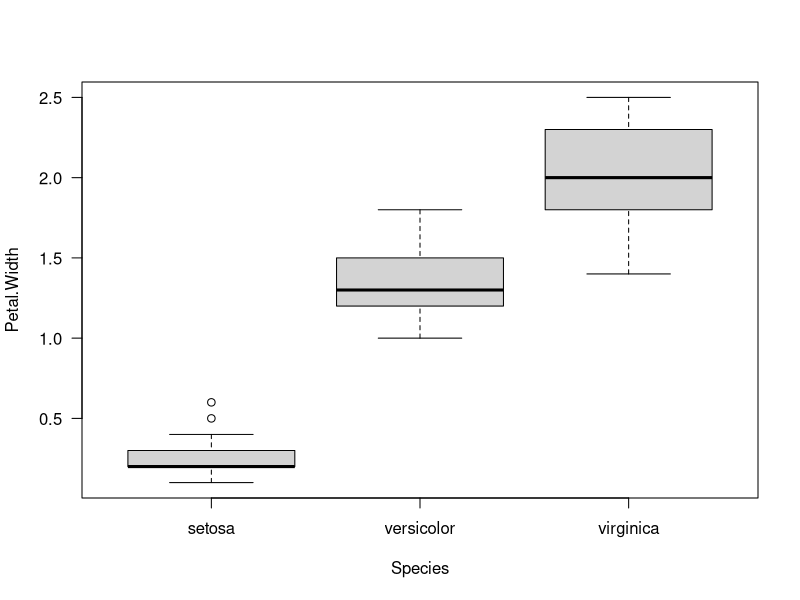
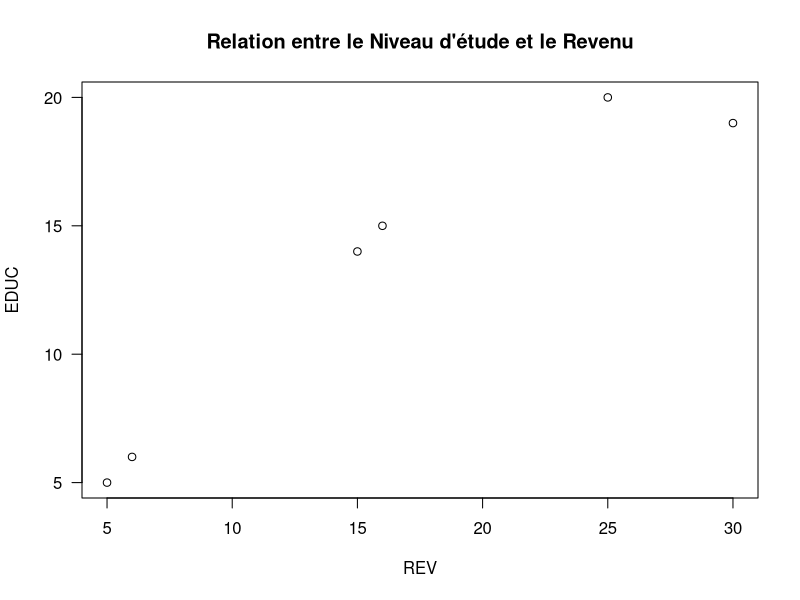
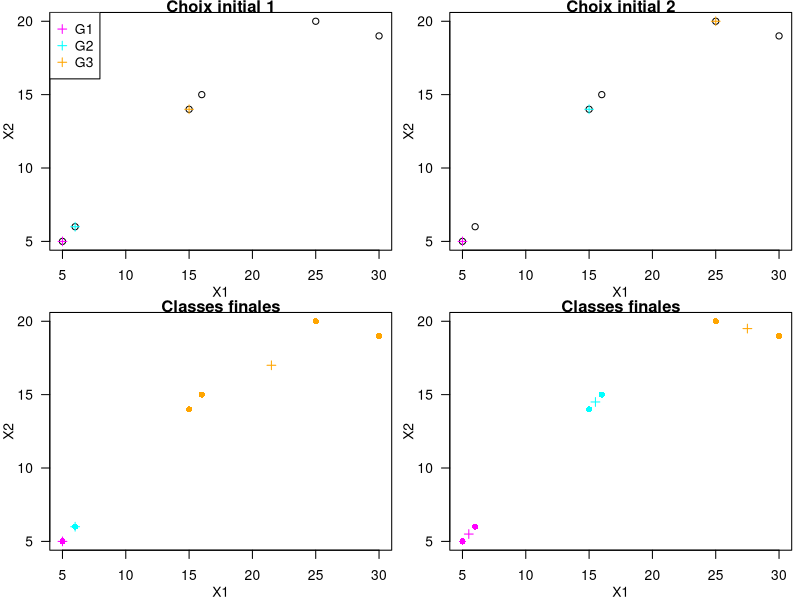
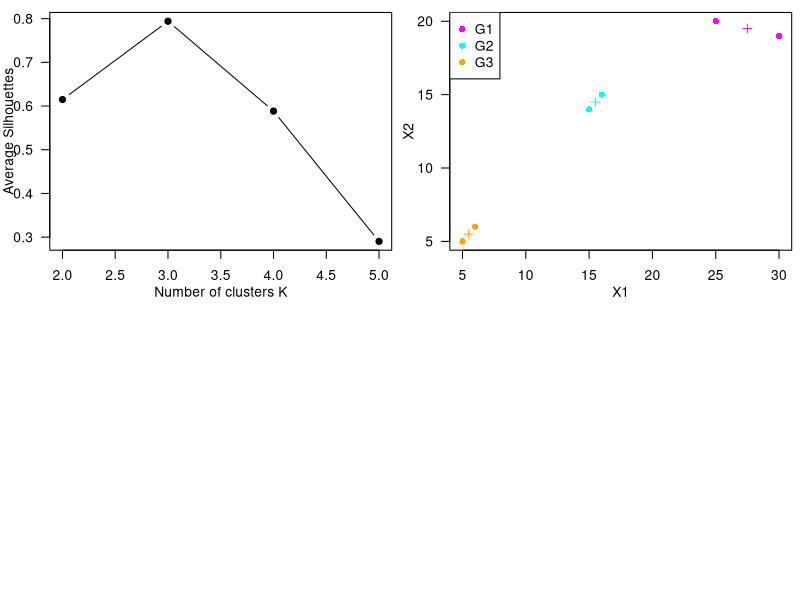
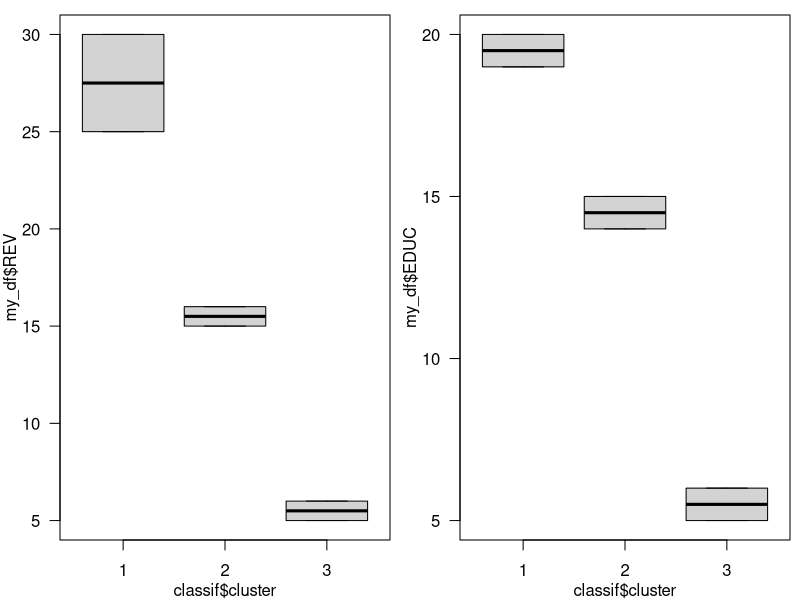
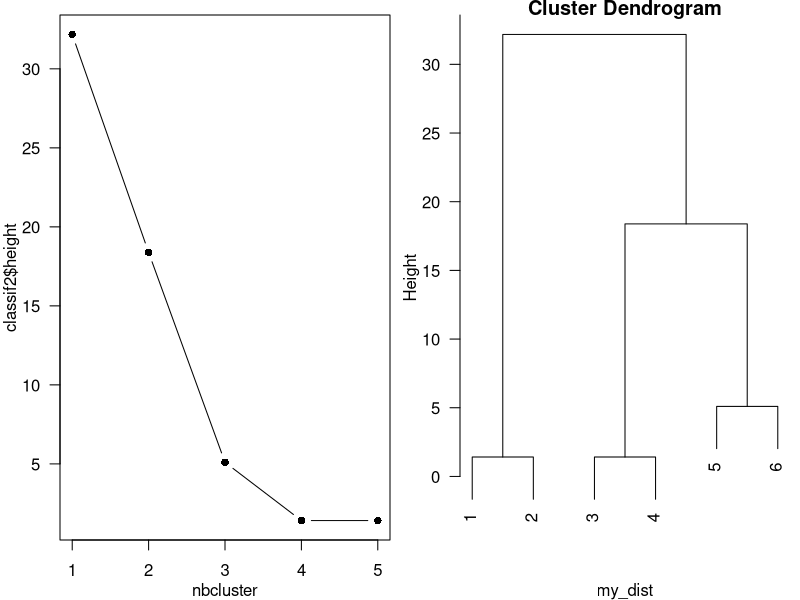
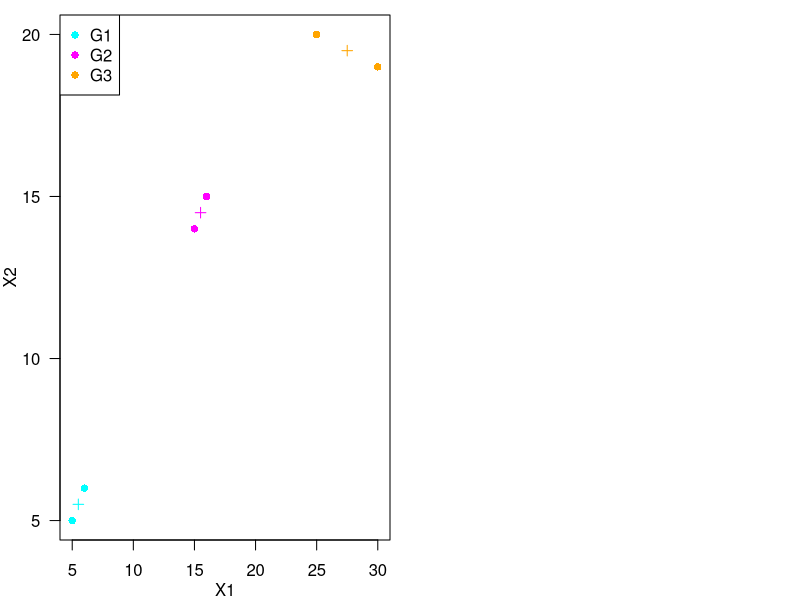

Recreate these plots in R, in order.
## ---- chunk 1
knitr::opts_chunk$set(fig.pos = 'H')
## ---- chunk 2
head(iris)
## ---- chunk 3
n_gr <- tapply(X = iris$Petal.Width, INDEX = iris$Species, FUN = length)
moy_gr <- tapply(X = iris$Petal.Width, INDEX = iris$Species, FUN = mean)
var_gr <- tapply(X = iris$Petal.Width, INDEX = iris$Species, FUN = var)
## ---- chunk 4
kableExtra::kbl(data.frame(effectifs = n_gr, moyenne = moy_gr, 
                           variance = var_gr))
## ---- chunk 5
par(las = 1)
boxplot(Petal.Width ~ Species, data = iris)
## ---- chunk 6
n <- nrow(iris)
var_inter <- sum(n_gr * (moy_gr - mean(iris$Petal.Width)) ^ 2) / n
var_inter
## ---- chunk 7
n <- nrow(iris)
var_intra <- sum((n_gr - 1) * var_gr) / n
var_intra
## ---- chunk 8
var_inter + var_intra
var(iris$Petal.Width) * (n - 1) / n
## ---- chunk 9
var_inter / (var_inter + var_intra)
## ---- chunk 10
anova(lm(Petal.Width ~ Species, data = iris))
## ---- chunk 11
my_df <- data.frame(
  REV = c(5, 6, 15, 16, 25, 30),
  EDUC = c(5, 6, 14, 15, 20, 19)
)
my_df
## ---- chunk 12
plot(my_df$REV, my_df$EDUC, main = "Relation entre le Niveau d'étude et le Revenu",
     xlab = "REV", ylab = "EDUC")
## ---- chunk 13
par(las = 1, mfrow = c(2, 2), mar = c(3, 3, 0.75, 0.5), mgp = c(2., 1, 0))
# at the beginning
# choix 1
plot(my_df$REV, my_df$EDUC, main = "Choix initial 1", xlab = "X1", ylab = "X2")
points(my_df$REV[1:3], my_df$EDUC[1:3], col = c("magenta", "cyan", "orange"),
       pch = 3)
legend("topleft", legend = paste0("G", 1:3), pch = 3,
       col = c("magenta", "cyan", "orange"))
# choix 2
plot(my_df$REV, my_df$EDUC, main = "Choix initial 2", xlab = "X1", ylab = "X2")  
points(my_df$REV[c(1, 3, 5)], my_df$EDUC[c(1, 3, 5)], 
       col = c("magenta", "cyan", "orange"),
       pch = 3)
# at the end
# choix 1
plot(my_df$REV, my_df$EDUC, col = c("magenta", "cyan", rep("orange", 4)), 
     pch = 16, xlab = "X1", ylab = "X2", main = "Classes finales") 
points(my_df$REV[1:2], my_df$EDUC[1:2], col = c("magenta", "cyan"), pch = 3)
points(mean(my_df$REV[3:6]), mean(my_df$EDUC[3:6]), col = "orange", pch = 3)
# choix 2
plot(my_df$REV, my_df$EDUC, col = rep(c("magenta", "cyan", "orange"), each = 2), 
     pch = 16, xlab = "X1", ylab = "X2", main = "Classes finales") 
points(mean(my_df$REV[1:2]), mean(my_df$EDUC[1:2]), col = "magenta", pch = 3)
points(mean(my_df$REV[3:4]), mean(my_df$EDUC[3:4]), col = "cyan", pch = 3)
points(mean(my_df$REV[5:6]), mean(my_df$EDUC[5:6]), col = "orange", pch = 3)
## ---- chunk 14
library(cluster) 
avgsil = function(k) {
    km.res = kmeans(my_df, centers = k, nstart = 100)
    ss = silhouette(km.res$cluster, dist(my_df))
    mean(ss[, 3])
}
k.values <- 2:5
avgsilvalues <- sapply(k.values, avgsil)
plot(k.values, avgsilvalues, type = "b", pch = 19,
     xlab = "Number of clusters K", ylab = "Average Silhouettes")
## ---- chunk 15
classif <- kmeans(my_df, 3, nstart = 10)
names(classif)
## ---- chunk 16
classif$cluster
## ---- chunk 17
classif$centers
## ---- chunk 18
classif$size
## ---- chunk 19
classif$betweenss
## ---- chunk 20
classif$totss
## ---- chunk 21
classif$tot.withinss 
## ---- chunk 22
classif$withinss 
## ---- chunk 23
R2 <- classif$betweenss/classif$totss
R2
## ---- chunk 24
my_col <- c("magenta", "cyan", "orange")
par(las = 1,  mar = c(3, 3, 0.75, 0.5), mgp = c(2., 1, 0))
plot(my_df$REV, my_df$EDUC, main = "", xlab = "X1", ylab = "X2",
     col = my_col[classif$cluster], pch = 16)
points(classif$centers, col = my_col, pch = 3)
legend("topleft", legend = paste0("G", 1:3), pch = 16,
       col = c("magenta", "cyan", "orange"))
## ---- chunk 25
par(mfrow = c(1, 2), las = 1)
boxplot(my_df$REV ~ classif$cluster)
boxplot(my_df$EDUC ~ classif$cluster)
## ---- chunk 26
summary(lm(my_df$REV ~ as.factor(classif$cluster)))$r.squared
## ---- chunk 27
summary(lm(my_df$EDUC ~ as.factor(classif$cluster)))$r.squared
## ---- chunk 28
my_dist <- dist(my_df)
my_dist
## ---- chunk 29
classif2 <- hclust(my_dist, method = "ward.D2")
## ---- chunk 30
names(classif2)
## ---- chunk 31
nbcluster <- 5:1
plot(nbcluster, classif2$height, type = "b", pch = 16)
## ---- chunk 32
plot(classif2)
## ---- chunk 33
groupe2 <- cutree(classif2, k = 3) 
groupe2
## ---- chunk 34
my_col <- c( "cyan", "magenta", "orange")
par(las = 1,  mar = c(3, 3, 0.75, 0.5), mgp = c(2., 1, 0))
plot(my_df$REV, my_df$EDUC, main = "", xlab = "X1", ylab = "X2",
     col = my_col[groupe2], pch = 16)
centers <- aggregate(my_df, list(groupe2), mean)[,-1]
points(centers, col = my_col, pch = 3)
legend("topleft", legend = paste0("G", 1:3), pch = 16,
       col = c( "cyan", "magenta", "orange"))
